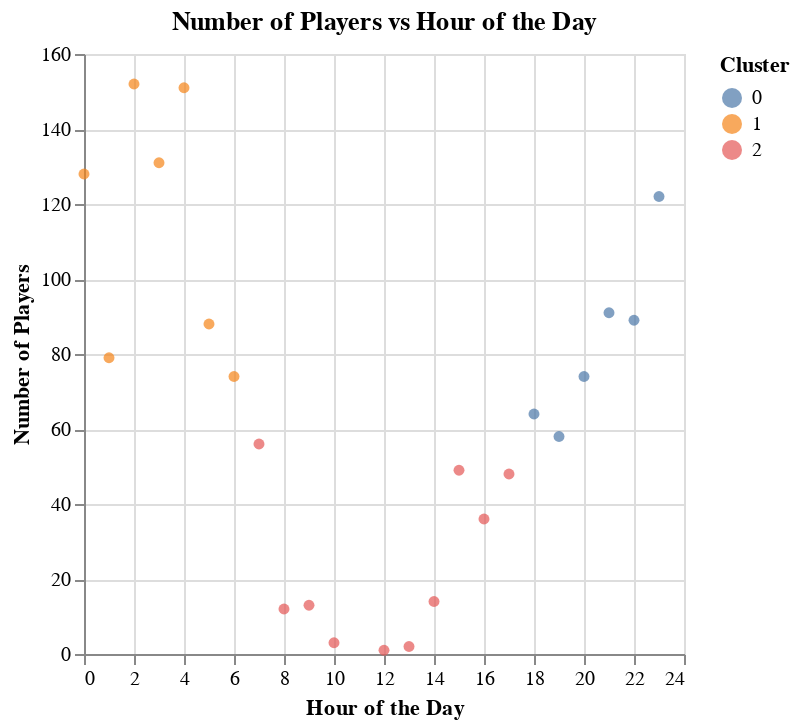

The cell this chart's notebook holds for it:
### Markdown cell above
Lastly, we created a new visualization that is colored accordingly to the three clusters.

### Code cell
# Preform clustering with 3 clusters
players_cluster_k3 = KMeans(n_clusters=3, random_state=1234)

# Create new pipeline
players_pipe = make_pipeline(players_preprocessor, players_cluster_k3).fit(start_hour_data)

# Assign clusters
clustered_players = start_hour_data.assign(
    cluster=players_pipe[1].labels_
)

# Visualization
players_cluster_plot = alt.Chart(clustered_players).mark_circle().encode(
    x=alt.X('start_hour').title('Hour of the Day'),
    y=alt.Y('count').title('Number of Players'),
    color=alt.Color('cluster:N').title('Cluster'),
).properties(title='Number of Players vs Hour of the Day')

players_cluster_plot

### Figure 1 — Vega specification as saved in the notebook (floating-point values rounded to 4 significant figures)
{"$schema": "https://vega.github.io/schema/vega/v5.json", "data": [{"name": "source_0", "values": [{"cluster": 1, "count": 152, "start_hour": 2}, {"cluster": 1, "count": 151, "start_hour": 4}, {"cluster": 1, "count": 131, "start_hour": 3}, {"cluster": 1, "count": 128, "start_hour": 0}, {"cluster": 0, "count": 122, "start_hour": 23}, {"cluster": 0, "count": 91, "start_hour": 21}, {"cluster": 0, "count": 89, "start_hour": 22}, {"cluster": 1, "count": 88, "start_hour": 5}, {"cluster": 1, "count": 79, "start_hour": 1}, {"cluster": 0, "count": 74, "start_hour": 20}, {"cluster": 1, "count": 74, "start_hour": 6}, {"cluster": 0, "count": 64, "start_hour": 18}, {"cluster": 0, "count": 58, "start_hour": 19}, {"cluster": 2, "count": 56, "start_hour": 7}, {"cluster": 2, "count": 49, "start_hour": 15}, {"cluster": 2, "count": 48, "start_hour": 17}, {"cluster": 2, "count": 36, "start_hour": 16}, {"cluster": 2, "count": 14, "start_hour": 14}, {"cluster": 2, "count": 13, "start_hour": 9}, {"cluster": 2, "count": 12, "start_hour": 8}, {"cluster": 2, "count": 3, "start_hour": 10}, {"cluster": 2, "count": 2, "start_hour": 13}, {"cluster": 2, "count": 1, "start_hour": 12}]}, {"name": "source_0_x_domain_start_hour", "values": [{"min": 0, "max": 23}]}, {"name": "source_0_y_domain_count", "values": [{"min": 1, "max": 152}]}, {"name": "source_0_color_domain_cluster", "values": [{"cluster": 1}, {"cluster": 0}, {"cluster": 2}]}], "marks": [{"type": "symbol", "name": "marks", "from": {"data": "source_0"}, "encode": {"update": {"opacity": {"value": 0.7}, "x": {"field": "start_hour", "scale": "x"}, "shape": {"value": "circle"}, "y": {"field": "count", "scale": "y"}, "fill": {"field": "cluster", "scale": "color"}}}, "style": ["circle"]}], "scales": [{"name": "x", "type": "linear", "domain": [{"signal": "(data(\"source_0_x_domain_start_hour\")[0] || {}).min"}, {"signal": "(data(\"source_0_x_domain_start_hour\")[0] || {}).max"}], "range": [0, {"signal": "width"}], "zero": true, "nice": true}, {"name": "y", "type": "linear", "domain": [{"signal": "(data(\"source_0_y_domain_count\")[0] || {}).min"}, {"signal": "(data(\"source_0_y_domain_count\")[0] || {}).max"}], "range": [{"signal": "height"}, 0], "nice": true, "zero": true}, {"name": "color", "type": "ordinal", "domain": {"data": "source_0_color_domain_cluster", "field": "cluster", "sort": true}, "range": "category"}], "axes": [{"scale": "x", "grid": true, "minExtent": 0, "aria": false, "maxExtent": 0, "domain": false, "orient": "bottom", "gridScale": "y", "tickCount": {"signal": "ceil(width/40)"}, "ticks": false, "zindex": 0, "labels": false}, {"scale": "y", "minExtent": 0, "maxExtent": 0, "tickCount": {"signal": "ceil(height/40)"}, "orient": "left", "zindex": 0, "aria": false, "gridScale": "x", "domain": false, "labels": false, "grid": true, "ticks": false}, {"scale": "x", "tickCount": {"signal": "ceil(width/40)"}, "grid": false, "labelFlush": true, "orient": "bottom", "title": "Hour of the Day", "labelOverlap": true, "zindex": 0}, {"scale": "y", "orient": "left", "title": "Number of Players", "tickCount": {"signal": "ceil(height/40)"}, "zindex": 0, "grid": false, "labelOverlap": true}], "title": {"text": "Number of Players vs Hour of the Day", "frame": "group"}, "legends": [{"title": "Cluster", "fill": "color", "symbolType": "circle", "encode": {"symbols": {"update": {"opacity": {"value": 0.7}}}}}], "background": "white", "style": "cell", "width": 300, "height": 300, "padding": 5}
